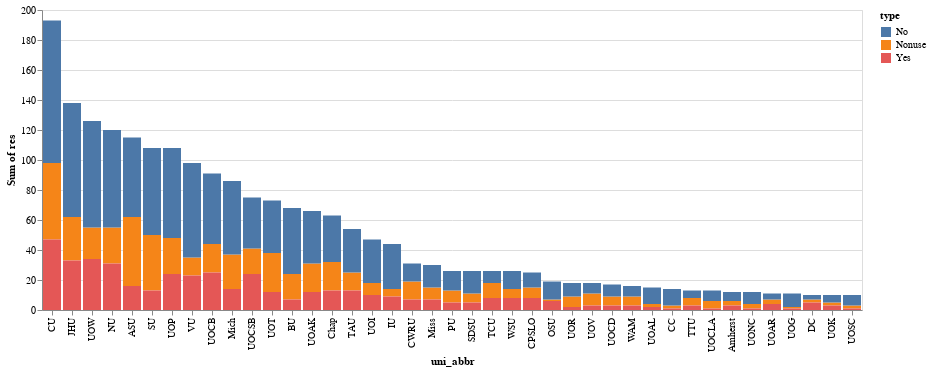

Notebook source saved alongside this figure:
### Markdown cell above
Remember `y` value now is total number of responses per uni, we can sub-divided by using color, by adding `type` to the extra `color` channel.

### Code cell
chart.mark_bar().encode(
    alt.X('uni_abbr:N', sort='-y'),
    alt.Y('sum(res)'),
    alt.Tooltip(['uni', 'res']),
    alt.Color('type'),
).interactive()

### Figure 1 — Vega-Lite specification as saved in the notebook (floating-point values rounded to 4 significant figures)
{"config": {"view": {"continuousWidth": 400, "continuousHeight": 300}}, "data": {"name": "data-625a034231e7cf75ff53895cdf90a07a"}, "mark": "bar", "encoding": {"color": {"field": "type", "type": "nominal"}, "tooltip": [{"field": "uni", "type": "nominal"}, {"field": "res", "type": "quantitative"}], "x": {"field": "uni_abbr", "sort": "-y", "type": "nominal"}, "y": {"aggregate": "sum", "field": "res", "type": "quantitative"}}, "selection": {"selector007": {"type": "interval", "bind": "scales", "encodings": ["x", "y"]}}, "$schema": "https://vega.github.io/schema/vega-lite/v4.17.0.json", "datasets": {"data-625a034231e7cf75ff53895cdf90a07a": [{"uni": "Appalachian State University", "type": "Nonuse", "res": 46, "pct": 0.4, "state": "North Carolina", "region": "south", "uni_abbr": "ASU"}, {"uni": "Appalachian State University", "type": "No", "res": 53, "pct": 0.461, "state": "North Carolina", "region": "south", "uni_abbr": "ASU"}, {"uni": "Appalachian State University", "type": "Yes", "res": 16, "pct": 0.139, "state": "North Carolina", "region": "south", "uni_abbr": "ASU"}, {"uni": "Butler University", "type": "Nonuse", "res": 17, "pct": 0.25, "state": "Indiana", "region": "midwest", "uni_abbr": "BU"}, {"uni": "Butler University", "type": "No", "res": 44, "pct": 0.647, "state": "Indiana", "region": "midwest", "uni_abbr": "BU"}, {"uni": "Butler University", "type": "Yes", "res": 7, "pct": 0.103, "state": "Indiana", "region": "midwest", "uni_abbr": "BU"}, {"uni": "Cal Poly San Luis Obispo", "type": "Nonuse", "res": 7, "pct": 0.28, "state": "California", "region": "pacific", "uni_abbr": "CPSLO"}, {"uni": "Cal Poly San Luis Obispo", "type": "No", "res": 10, "pct": 0.4, "state": "California", "region": "pacific", "uni_abbr": "CPSLO"}, {"uni": "Cal Poly San Luis Obispo", "type": "Yes", "res": 8, "pct": 0.32, "state": "California", "region": "pacific", "uni_abbr": "CPSLO"}, {"uni": "Case Western Reserve University", "type": "Nonuse", "res": 12, "pct": 0.387, "state": "Ohio", "region": "midwest", "uni_abbr": "CWRU"}, {"uni": "Case Western Reserve University", "type": "No", "res": 12, "pct": 0.387, "state": "Ohio", "region": "midwest", "uni_abbr": "CWRU"}, {"uni": "Case Western Reserve University", "type": "Yes", "res": 7, "pct": 0.226, "state": "Ohio", "region": "midwest", "uni_abbr": "CWRU"}, {"uni": "Chapman University", "type": "Nonuse", "res": 19, "pct": 0.302, "state": "California", "region": "pacific", "uni_abbr": "Chap"}, {"uni": "Chapman University", "type": "No", "res": 31, "pct": 0.492, "state": "California", "region": "pacific", "uni_abbr": "Chap"}, {"uni": "Chapman University", "type": "Yes", "res": 13, "pct": 0.206, "state": "California", "region": "pacific", "uni_abbr": "Chap"}, {"uni": "Colby College", "type": "Nonuse", "res": 2, "pct": 0.143, "state": "Maine", "region": "northeast", "uni_abbr": "CC"}, {"uni": "Colby College", "type": "No", "res": 11, "pct": 0.786, "state": "Maine", "region": "northeast", "uni_abbr": "CC"}, {"uni": "Colby College", "type": "Yes", "res": 1, "pct": 0.071, "state": "Maine", "region": "northeast", "uni_abbr": "CC"}, {"uni": "College of William and Mary", "type": "Nonuse", "res": 6, "pct": 0.375, "state": "Virginia", "region": "south", "uni_abbr": "WAM"}, {"uni": "College of William and Mary", "type": "No", "res": 7, "pct": 0.438, "state": "Virginia", "region": "south", "uni_abbr": "WAM"}, {"uni": "College of William and Mary", "type": "Yes", "res": 3, "pct": 0.188, "state": "Virginia", "region": "south", "uni_abbr": "WAM"}, {"uni": "Cornell University", "type": "Nonuse", "res": 51, "pct": 0.264, "state": "New York", "region": "northeast", "uni_abbr": "CU"}, {"uni": "Cornell University", "type": "No", "res": 95, "pct": 0.492, "state": "New York", "region": "northeast", "uni_abbr": "CU"}, {"uni": "Cornell University", "type": "Yes", "res": 47, "pct": 0.244, "state": "New York", "region": "northeast", "uni_abbr": "CU"}, {"uni": "Dartmouth College", "type": "Nonuse", "res": 2, "pct": 0.2, "state": "New Hampshire", "region": "northeast", "uni_abbr": "DC"}, {"uni": "Dartmouth College", "type": "No", "res": 3, "pct": 0.3, "state": "New Hampshire", "region": "northeast", "uni_abbr": "DC"}, {"uni": "Dartmouth College", "type": "Yes", "res": 5, "pct": 0.5, "state": "New Hampshire", "region": "northeast", "uni_abbr": "DC"}, {"uni": "Indiana University", "type": "Nonuse", "res": 5, "pct": 0.114, "state": "Indiana", "region": "midwest", "uni_abbr": "IU"}, {"uni": "Indiana University", "type": "No", "res": 30, "pct": 0.682, "state": "Indiana", "region": "midwest", "uni_abbr": "IU"}, {"uni": "Indiana University", "type": "Yes", "res": 9, "pct": 0.205, "state": "Indiana", "region": "midwest", "uni_abbr": "IU"}, {"uni": "Johns Hopkins University", "type": "Nonuse", "res": 29, "pct": 0.21, "state": "Maryland", "region": "northeast", "uni_abbr": "JHU"}, {"uni": "Johns Hopkins University", "type": "No", "res": 76, "pct": 0.551, "state": "Maryland", "region": "northeast", "uni_abbr": "JHU"}, {"uni": "Johns Hopkins University", "type": "Yes", "res": 33, "pct": 0.239, "state": "Maryland", "region": "northeast", "uni_abbr": "JHU"}, {"uni": "Northwestern University", "type": "Nonuse", "res": 24, "pct": 0.2, "state": "Illinois", "region": "midwest", "uni_abbr": "NU"}, {"uni": "Northwestern University", "type": "No", "res": 65, "pct": 0.542, "state": "Illinois", "region": "midwest", "uni_abbr": "NU"}, {"uni": "Northwestern University", "type": "Yes", "res": 31, "pct": 0.258, "state": "Illinois", "region": "midwest", "uni_abbr": "NU"}, {"uni": "Ohio State University", "type": "Nonuse", "res": 1, "pct": 0.053, "state": "Ohio", "region": "midwest", "uni_abbr": "OSU"}, {"uni": "Ohio State University", "type": "No", "res": 12, "pct": 0.632, "state": "Ohio", "region": "midwest", "uni_abbr": "OSU"}, {"uni": "Ohio State University", "type": "Yes", "res": 6, "pct": 0.316, "state": "Ohio", "region": "midwest", "uni_abbr": "OSU"}, {"uni": "Purdue University", "type": "Nonuse", "res": 8, "pct": 0.308, "state": "Indiana", "region": "midwest", "uni_abbr": "PU"}, {"uni": "Purdue University", "type": "No", "res": 13, "pct": 0.5, "state": "Indiana", "region": "midwest", "uni_abbr": "PU"}, {"uni": "Purdue University", "type": "Yes", "res": 5, "pct": 0.192, "state": "Indiana", "region": "midwest", "uni_abbr": "PU"}, {"uni": "San Diego State University", "type": "Nonuse", "res": 6, "pct": 0.231, "state": "California", "region": "pacific", "uni_abbr": "SDSU"}, {"uni": "San Diego State University", "type": "No", "res": 15, "pct": 0.577, "state": "California", "region": "pacific", "uni_abbr": "SDSU"}, {"uni": "San Diego State University", "type": "Yes", "res": 5, "pct": 0.192, "state": "California", "region": "pacific", "uni_abbr": "SDSU"}, {"uni": "Stanford University", "type": "Nonuse", "res": 37, "pct": 0.343, "state": "California", "region": "pacific", "uni_abbr": "SU"}, {"uni": "Stanford University", "type": "No", "res": 58, "pct": 0.537, "state": "California", "region": "pacific", "uni_abbr": "SU"}, {"uni": "Stanford University", "type": "Yes", "res": 13, "pct": 0.12, "state": "California", "region": "pacific", "uni_abbr": "SU"}, {"uni": "Texas A&M University", "type": "Nonuse", "res": 12, "pct": 0.222, "state": "Texas", "region": "mountain", "uni_abbr": "TAU"}, {"uni": "Texas A&M University", "type": "No", "res": 29, "pct": 0.537, "state": "Texas", "region": "mountain", "uni_abbr": "TAU"}, {"uni": "Texas A&M University", "type": "Yes", "res": 13, "pct": 0.241, "state": "Texas", "region": "mountain", "uni_abbr": "TAU"}, {"uni": "Texas Christian University", "type": "Nonuse", "res": 10, "pct": 0.385, "state": "Texas", "region": "mountain", "uni_abbr": "TCU"}, {"uni": "Texas Christian University", "type": "No", "res": 8, "pct": 0.308, "state": "Texas", "region": "mountain", "uni_abbr": "TCU"}, {"uni": "Texas Christian University", "type": "Yes", "res": 8, "pct": 0.308, "state": "Texas", "region": "mountain", "uni_abbr": "TCU"}, {"uni": "Texas Tech University", "type": "Nonuse", "res": 5, "pct": 0.385, "state": "Texas", "region": "mountain", "uni_abbr": "TTU"}, {"uni": "Texas Tech University", "type": "No", "res": 5, "pct": 0.385, "state": "Texas", "region": "mountain", "uni_abbr": "TTU"}, {"uni": "Texas Tech University", "type": "Yes", "res": 3, "pct": 0.231, "state": "Texas", "region": "mountain", "uni_abbr": "TTU"}, {"uni": "UMass Amherst", "type": "Nonuse", "res": 3, "pct": 0.25, "state": "Massachusetts", "region": "northeast", "uni_abbr": "Amherst"}, {"uni": "UMass Amherst", "type": "No", "res": 6, "pct": 0.5, "state": "Massachusetts", "region": "northeast", "uni_abbr": "Amherst"}, {"uni": "UMass Amherst", "type": "Yes", "res": 3, "pct": 0.25, "state": "Massachusetts", "region": "northeast", "uni_abbr": "Amherst"}, {"uni": "University of Alabama", "type": "Nonuse", "res": 2, "pct": 0.133, "state": "Alabama", "region": "south", "uni_abbr": "UOAL"}, {"uni": "University of Alabama", "type": "No", "res": 11, "pct": 0.733, "state": "Alabama", "region": "south", "uni_abbr": "UOAL"}, {"uni": "University of Alabama", "type": "Yes", "res": 2, "pct": 0.133, "state": "Alabama", "region": "south", "uni_abbr": "UOAL"}, {"uni": "University of Arizona", "type": "Nonuse", "res": 3, "pct": 0.273, "state": "Arizona", "region": "pacific", "uni_abbr": "UOAR"}, {"uni": "University of Arizona", "type": "No", "res": 4, "pct": 0.364, "state": "Arizona", "region": "pacific", "uni_abbr": "UOAR"}, {"uni": "University of Arizona", "type": "Yes", "res": 4, "pct": 0.364, "state": "Arizona", "region": "pacific", "uni_abbr": "UOAR"}, {"uni": "University of Arkansas", "type": "Nonuse", "res": 19, "pct": 0.288, "state": "Arkansas", "region": "south", "uni_abbr": "UOAK"}, {"uni": "University of Arkansas", "type": "No", "res": 35, "pct": 0.53, "state": "Arkansas", "region": "south", "uni_abbr": "UOAK"}, {"uni": "University of Arkansas", "type": "Yes", "res": 12, "pct": 0.182, "state": "Arkansas", "region": "south", "uni_abbr": "UOAK"}, {"uni": "University of California, Berkeley", "type": "Nonuse", "res": 19, "pct": 0.209, "state": "California", "region": "pacific", "uni_abbr": "UOCB"}, {"uni": "University of California, Berkeley", "type": "No", "res": 47, "pct": 0.516, "state": "California", "region": "pacific", "uni_abbr": "UOCB"}, {"uni": "University of California, Berkeley", "type": "Yes", "res": 25, "pct": 0.275, "state": "California", "region": "pacific", "uni_abbr": "UOCB"}, {"uni": "University of California, Davis", "type": "Nonuse", "res": 6, "pct": 0.353, "state": "California", "region": "pacific", "uni_abbr": "UOCD"}, {"uni": "University of California, Davis", "type": "No", "res": 8, "pct": 0.471, "state": "California", "region": "pacific", "uni_abbr": "UOCD"}, {"uni": "University of California, Davis", "type": "Yes", "res": 3, "pct": 0.176, "state": "California", "region": "pacific", "uni_abbr": "UOCD"}, {"uni": "University of California, Los Angeles", "type": "Nonuse", "res": 5, "pct": 0.385, "state": "California", "region": "pacific", "uni_abbr": "UOCLA"}, {"uni": "University of California, Los Angeles", "type": "No", "res": 7, "pct": 0.538, "state": "California", "region": "pacific", "uni_abbr": "UOCLA"}, {"uni": "University of California, Los Angeles", "type": "Yes", "res": 1, "pct": 0.077, "state": "California", "region": "pacific", "uni_abbr": "UOCLA"}, {"uni": "University of California, Santa Barbara", "type": "Nonuse", "res": 17, "pct": 0.227, "state": "California", "region": "pacific", "uni_abbr": "UOCSB"}, {"uni": "University of California, Santa Barbara", "type": "No", "res": 34, "pct": 0.453, "state": "California", "region": "pacific", "uni_abbr": "UOCSB"}, {"uni": "University of California, Santa Barbara", "type": "Yes", "res": 24, "pct": 0.32, "state": "California", "region": "pacific", "uni_abbr": "UOCSB"}, {"uni": "University of Georgia", "type": "Nonuse", "res": 1, "pct": 0.091, "state": "Georgia", "region": "south", "uni_abbr": "UOG"}, {"uni": "University of Georgia", "type": "No", "res": 9, "pct": 0.818, "state": "Georgia", "region": "south", "uni_abbr": "UOG"}, {"uni": "University of Georgia", "type": "Yes", "res": 1, "pct": 0.091, "state": "Georgia", "region": "south", "uni_abbr": "UOG"}, {"uni": "University of Illinois", "type": "Nonuse", "res": 8, "pct": 0.17, "state": "Illinois", "region": "midwest", "uni_abbr": "UOI"}, {"uni": "University of Illinois", "type": "No", "res": 29, "pct": 0.617, "state": "Illinois", "region": "midwest", "uni_abbr": "UOI"}, {"uni": "University of Illinois", "type": "Yes", "res": 10, "pct": 0.213, "state": "Illinois", "region": "midwest", "uni_abbr": "UOI"}, {"uni": "University of Kansas", "type": "Nonuse", "res": 2, "pct": 0.2, "state": "Kansas", "region": "midwest", "uni_abbr": "UOK"}, {"uni": "University of Kansas", "type": "No", "res": 5, "pct": 0.5, "state": "Kansas", "region": "midwest", "uni_abbr": "UOK"}, {"uni": "University of Kansas", "type": "Yes", "res": 3, "pct": 0.3, "state": "Kansas", "region": "midwest", "uni_abbr": "UOK"}, {"uni": "University of Michigan", "type": "Nonuse", "res": 23, "pct": 0.267, "state": "Michigan", "region": "midwest", "uni_abbr": "Mich"}, {"uni": "University of Michigan", "type": "No", "res": 49, "pct": 0.57, "state": "Michigan", "region": "midwest", "uni_abbr": "Mich"}, {"uni": "University of Michigan", "type": "Yes", "res": 14, "pct": 0.163, "state": "Michigan", "region": "midwest", "uni_abbr": "Mich"}, {"uni": "University of Missouri", "type": "Nonuse", "res": 8, "pct": 0.267, "state": "Missouri", "region": "midwest", "uni_abbr": "Miss"}, {"uni": "University of Missouri", "type": "No", "res": 15, "pct": 0.5, "state": "Missouri", "region": "midwest", "uni_abbr": "Miss"}, {"uni": "University of Missouri", "type": "Yes", "res": 7, "pct": 0.233, "state": "Missouri", "region": "midwest", "uni_abbr": "Miss"}, {"uni": "University of North Carolina", "type": "Nonuse", "res": 3, "pct": 0.25, "state": "North Carolina", "region": "south", "uni_abbr": "UONC"}, {"uni": "University of North Carolina", "type": "No", "res": 8, "pct": 0.667, "state": "North Carolina", "region": "south", "uni_abbr": "UONC"}, {"uni": "University of North Carolina", "type": "Yes", "res": 1, "pct": 0.083, "state": "North Carolina", "region": "south", "uni_abbr": "UONC"}, {"uni": "University of Pennsylvania", "type": "Nonuse", "res": 24, "pct": 0.222, "state": "Pennsylvania", "region": "northeast", "uni_abbr": "UOP"}, {"uni": "University of Pennsylvania", "type": "No", "res": 60, "pct": 0.556, "state": "Pennsylvania", "region": "northeast", "uni_abbr": "UOP"}, {"uni": "University of Pennsylvania", "type": "Yes", "res": 24, "pct": 0.222, "state": "Pennsylvania", "region": "northeast", "uni_abbr": "UOP"}, {"uni": "University of Richmond", "type": "Nonuse", "res": 7, "pct": 0.389, "state": "Virginia", "region": "south", "uni_abbr": "UOR"}, {"uni": "University of Richmond", "type": "No", "res": 9, "pct": 0.5, "state": "Virginia", "region": "south", "uni_abbr": "UOR"}, {"uni": "University of Richmond", "type": "Yes", "res": 2, "pct": 0.111, "state": "Virginia", "region": "south", "uni_abbr": "UOR"}, {"uni": "University of Southern California", "type": "Nonuse", "res": 2, "pct": 0.2, "state": "California", "region": "pacific", "uni_abbr": "UOSC"}, {"uni": "University of Southern California", "type": "No", "res": 7, "pct": 0.7, "state": "California", "region": "pacific", "uni_abbr": "UOSC"}, {"uni": "University of Southern California", "type": "Yes", "res": 1, "pct": 0.1, "state": "California", "region": "pacific", "uni_abbr": "UOSC"}, {"uni": "University of Texas", "type": "Nonuse", "res": 26, "pct": 0.356, "state": "Texas", "region": "mountain", "uni_abbr": "UOT"}, {"uni": "University of Texas", "type": "No", "res": 35, "pct": 0.479, "state": "Texas", "region": "mountain", "uni_abbr": "UOT"}, {"uni": "University of Texas", "type": "Yes", "res": 12, "pct": 0.164, "state": "Texas", "region": "mountain", "uni_abbr": "UOT"}, {"uni": "University of Virginia", "type": "Nonuse", "res": 8, "pct": 0.444, "state": "Virginia", "region": "south", "uni_abbr": "UOV"}, {"uni": "University of Virginia", "type": "No", "res": 7, "pct": 0.389, "state": "Virginia", "region": "south", "uni_abbr": "UOV"}, {"uni": "University of Virginia", "type": "Yes", "res": 3, "pct": 0.167, "state": "Virginia", "region": "south", "uni_abbr": "UOV"}, {"uni": "University of Wisconsin-Madison", "type": "Nonuse", "res": 21, "pct": 0.167, "state": "Wisconsin", "region": "midwest", "uni_abbr": "UOW"}, {"uni": "University of Wisconsin-Madison", "type": "No", "res": 71, "pct": 0.563, "state": "Wisconsin", "region": "midwest", "uni_abbr": "UOW"}, {"uni": "University of Wisconsin-Madison", "type": "Yes", "res": 34, "pct": 0.27, "state": "Wisconsin", "region": "midwest", "uni_abbr": "UOW"}, {"uni": "Vanderbilt University", "type": "Nonuse", "res": 12, "pct": 0.122, "state": "Tennessee", "region": "south", "uni_abbr": "VU"}, {"uni": "Vanderbilt University", "type": "No", "res": 63, "pct": 0.643, "state": "Tennessee", "region": "south", "uni_abbr": "VU"}, {"uni": "Vanderbilt University", "type": "Yes", "res": 23, "pct": 0.235, "state": "Tennessee", "region": "south", "uni_abbr": "VU"}, {"uni": "Washington State University", "type": "Nonuse", "res": 6, "pct": 0.231, "state": "Washington", "region": "pacific", "uni_abbr": "WSU"}, {"uni": "Washington State University", "type": "No", "res": 12, "pct": 0.462, "state": "Washington", "region": "pacific", "uni_abbr": "WSU"}, {"uni": "Washington State University", "type": "Yes", "res": 8, "pct": 0.308, "state": "Washington", "region": "pacific", "uni_abbr": "WSU"}]}}
